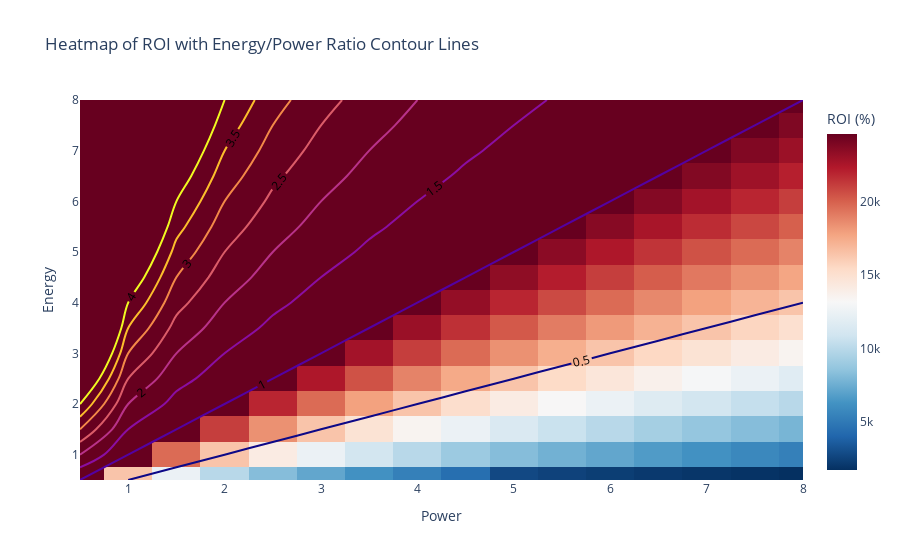

Notebook source saved alongside this figure:
### Code cell
import pandas as pd
import numpy as np
import plotly.graph_objects as go

# Calculating Energy/Power ratio for the contour plot
df['Ratio'] = df['Energy'] / df['Power']
pivot_ratio = df.pivot(index="Energy", columns="Power", values="Ratio")

# Data for the heatmap
z = pivot_df.values
x = pivot_df.columns
y = pivot_df.index

# Creating the heatmap with contour lines
fig = go.Figure()

# Add heatmap
fig.add_trace(go.Heatmap(
    z=z,
    x=x,
    y=y,
    colorscale='RdBu',
    reversescale=True,  # High values red, low values blue
    colorbar=dict(title='ROI (%)'),
    zmin=np.min(z),  # Define the range of z for better contrast
    zmax=np.max(z)
))

# Add contour lines for the Energy/Power ratio with text labels
fig.add_trace(go.Contour(
    z=pivot_ratio.values,
    x=pivot_df.columns,
    y=pivot_df.index,
    showscale=False,  # Hide the scale for contour lines
    contours=dict(
        coloring='lines',
        showlabels=True,  # Enable labels on contours
        labelfont=dict(size=12, color='black'),  # Customize the font of the labels
        start=0.5,  # Starting value for contour lines
        end=4,     # Ending value for contour lines
        size=0.5   # Interval between contour lines
    ),
    line=dict(color='black', width=2),
    # ncontours=50  # Increase the number of contour lines

))

# Adding titles and labels, and setting axis ranges to start from 1
fig.update_layout(
    title='Heatmap of ROI with Energy/Power Ratio Contour Lines',
    xaxis=dict(title='Power', range=[0.5, 8]),
    yaxis=dict(title='Energy', range=[0.5, 8])
)

# Display the figure
fig.show()

### Figure 1 — Plotly figure (JSON) as saved in the notebook; plotly's stock layout.template omitted (floating-point values rounded to 4 significant figures; data arrays with more than 128 entries replaced by an {"elided": "..."} marker saying what was removed)
{"data": [{"colorbar": {"title": {"text": "ROI (%)"}}, "colorscale": [[0, "rgb(103,0,31)"], [0.1, "rgb(178,24,43)"], [0.2, "rgb(214,96,77)"], [0.3, "rgb(244,165,130)"], [0.4, "rgb(253,219,199)"], [0.5, "rgb(247,247,247)"], [0.6, "rgb(209,229,240)"], [0.7, "rgb(146,197,222)"], [0.8, "rgb(67,147,195)"], [0.9, "rgb(33,102,172)"], [1, "rgb(5,48,97)"]], "reversescale": true, "type": "heatmap", "x": [0.5, 1, 1.5, 2, 2.5, 3, 3.5, 4, 4.5, 5, 5.5, 6, 6.5, 7, 7.5, 8], "y": [0.5, 1, 1.5, 2, 2.5, 3, 3.5, 4, 4.5, 5, 5.5, 6, 6.5, 7, 7.5, 8], "z": {"elided": "16x16 float values"}, "zmax": 24580.0, "zmin": 1723.0}, {"contours": {"coloring": "lines", "end": 4, "labelfont": {"color": "black", "size": 12}, "showlabels": true, "size": 0.5, "start": 0.5}, "line": {"color": "black", "width": 2}, "showscale": false, "type": "contour", "x": [0.5, 1, 1.5, 2, 2.5, 3, 3.5, 4, 4.5, 5, 5.5, 6, 6.5, 7, 7.5, 8], "y": [0.5, 1, 1.5, 2, 2.5, 3, 3.5, 4, 4.5, 5, 5.5, 6, 6.5, 7, 7.5, 8], "z": {"elided": "16x16 float values"}}], "layout": {"title": {"text": "Heatmap of ROI with Energy/Power Ratio Contour Lines"}, "xaxis": {"range": [0.5, 8], "title": {"text": "Power"}}, "yaxis": {"range": [0.5, 8], "title": {"text": "Energy"}}}}
